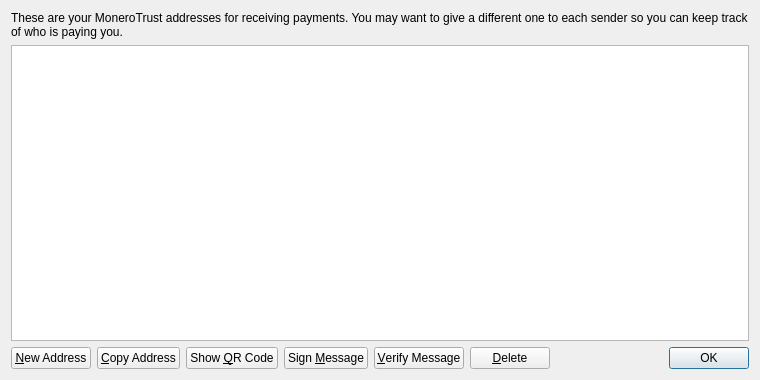
<?xml version="1.0" encoding="UTF-8"?>
<ui version="4.0">
 <class>AddressBookPage</class>
 <widget class="QWidget" name="AddressBookPage">
  <property name="geometry">
   <rect>
    <x>0</x>
    <y>0</y>
    <width>760</width>
    <height>380</height>
   </rect>
  </property>
  <property name="windowTitle">
   <string>Address Book</string>
  </property>
  <layout class="QVBoxLayout" name="verticalLayout">
   <item>
    <widget class="QLabel" name="labelExplanation">
     <property name="text">
      <string>These are your MoneroTrust addresses for receiving payments. You may want to give a different one to each sender so you can keep track of who is paying you.</string>
     </property>
     <property name="textFormat">
      <enum>Qt::PlainText</enum>
     </property>
     <property name="wordWrap">
      <bool>true</bool>
     </property>
    </widget>
   </item>
   <item>
    <widget class="QTableView" name="tableView">
     <property name="contextMenuPolicy">
      <enum>Qt::CustomContextMenu</enum>
     </property>
     <property name="toolTip">
      <string>Double-click to edit address or label</string>
     </property>
     <property name="tabKeyNavigation">
      <bool>false</bool>
     </property>
     <property name="selectionMode">
      <enum>QAbstractItemView::SingleSelection</enum>
     </property>
     <property name="selectionBehavior">
      <enum>QAbstractItemView::SelectRows</enum>
     </property>
     <property name="sortingEnabled">
      <bool>true</bool>
     </property>
     <attribute name="verticalHeaderVisible">
      <bool>false</bool>
     </attribute>
    </widget>
   </item>
   <item>
    <layout class="QHBoxLayout" name="horizontalLayout">
     <item>
      <widget class="QPushButton" name="newAddressButton">
       <property name="toolTip">
        <string>Create a new address</string>
       </property>
       <property name="text">
        <string>&amp;New Address</string>
       </property>
      </widget>
     </item>
     <item>
      <widget class="QPushButton" name="copyToClipboard">
       <property name="toolTip">
        <string>Copy the currently selected address to the system clipboard</string>
       </property>
       <property name="text">
        <string>&amp;Copy Address</string>
       </property>
      </widget>
     </item>
     <item>
      <widget class="QPushButton" name="showQRCode">
       <property name="text">
        <string>Show &amp;QR Code</string>
       </property>
      </widget>
     </item>
     <item>
      <widget class="QPushButton" name="signMessage">
       <property name="toolTip">
        <string>Sign a message to prove you own a MoneroTrust address</string>
       </property>
       <property name="text">
        <string>Sign &amp;Message</string>
       </property>
      </widget>
     </item>
     <item>
      <widget class="QPushButton" name="verifyMessage">
       <property name="toolTip">
        <string>Verify a message to ensure it was signed with a specified MoneroTrust address</string>
       </property>
       <property name="text">
        <string>&amp;Verify Message</string>
       </property>
      </widget>
     </item>
     <item>
      <widget class="QPushButton" name="deleteButton">
       <property name="toolTip">
        <string>Delete the currently selected address from the list</string>
       </property>
       <property name="text">
        <string>&amp;Delete</string>
       </property>
      </widget>
     </item>
     <item>
      <spacer name="horizontalSpacer">
       <property name="orientation">
        <enum>Qt::Horizontal</enum>
       </property>
       <property name="sizeHint" stdset="0">
        <size>
         <width>40</width>
         <height>20</height>
        </size>
       </property>
      </spacer>
     </item>
     <item>
      <widget class="QDialogButtonBox" name="buttonBox">
       <property name="sizePolicy">
        <sizepolicy hsizetype="Maximum" vsizetype="Fixed">
         <horstretch>0</horstretch>
         <verstretch>0</verstretch>
        </sizepolicy>
       </property>
       <property name="standardButtons">
        <set>QDialogButtonBox::Ok</set>
       </property>
      </widget>
     </item>
    </layout>
   </item>
  </layout>
 </widget>
 <resources>
  <include location="../bitcoin.qrc"/>
 </resources>
 <connections/>
</ui>
